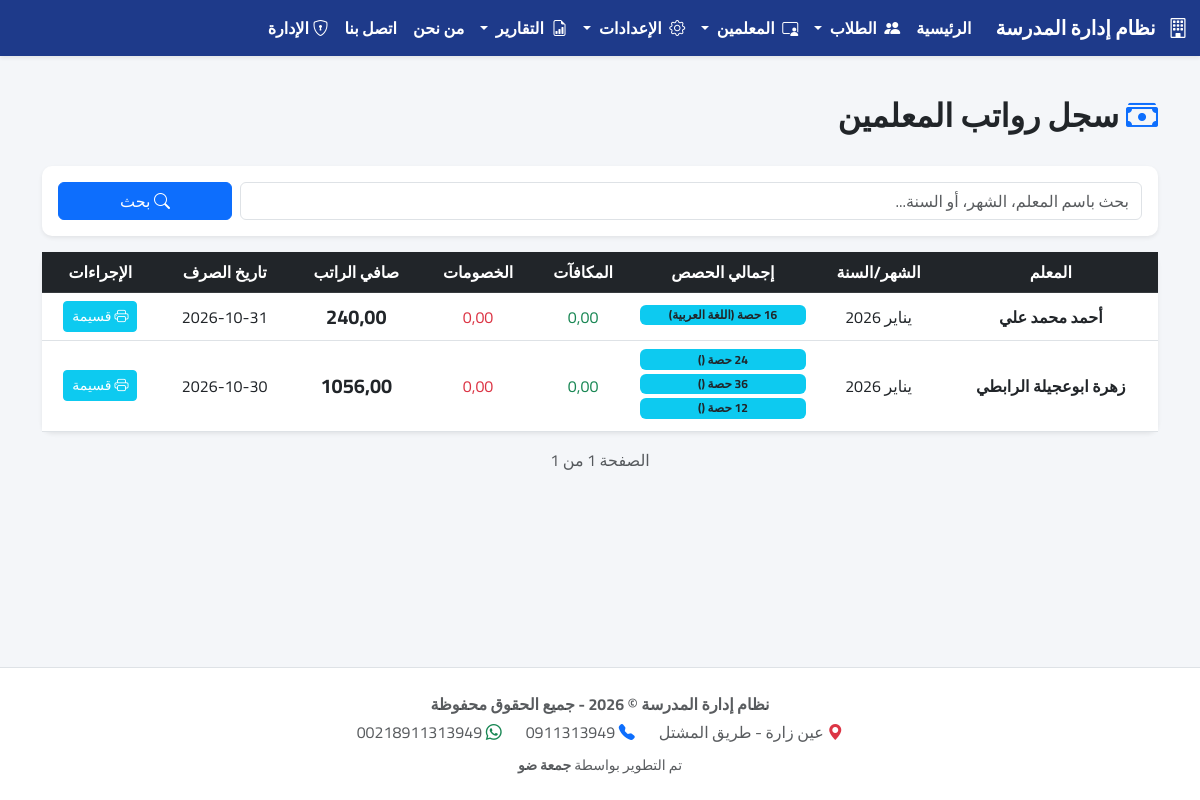
/salaries/, run on the app's committed database.
### academics/models.py (models this page shows, shortened)
class TeacherSalary(models.Model):
    MONTH_CHOICES = [
        ('يناير', 'يناير'), ('فبراير', 'فبراير'), ('مارس', 'مارس'),
        ('أبريل', 'أبريل'), ('مايو', 'مايو'), ('يونيو', 'يونيو'),
        ('يوليو', 'يوليو'), ('أغسطس', 'أغسطس'), ('سبتمبر', 'سبتمبر'),
        ('أكتوبر', 'أكتوبر'), ('نوفمبر', 'نوفمبر'), ('ديسمبر', 'ديسمبر'),
    ]
    YEAR_CHOICES = [(str(year), str(year)) for year in range(2020, 2031)]
    teacher = models.ForeignKey(Teacher, on_delete=models.CASCADE, related_name='salaries', verbose_name="المعلم")
    month = models.CharField(max_length=20, choices=MONTH_CHOICES, verbose_name="الشهر")
    year = models.CharField(max_length=4, choices=YEAR_CHOICES, default='2026', verbose_name="السنة")
    bonus = models.DecimalField(max_digits=10, decimal_places=2, default=0.00, verbose_name="مكافآت")
    deductions = models.DecimalField(max_digits=10, decimal_places=2, default=0.00, verbose_name="خصومات")
    note = models.CharField(max_length=250, blank=True, null=True, verbose_name="ملاحظات")
    paid_date = models.DateField(auto_now_add=True, verbose_name="تاريخ الصرف")
    class Meta:
        verbose_name = "راتب شهري"
        verbose_name_plural = "رواتب المعلمين"
        ordering = ['-year', '-paid_date']
    @property
    def total_classes_amount(self):
        try:
            return sum((item.total_amount for item in self.salary_items.all()), Decimal('0.00'))
        except Exception:
            return Decimal('0.00')
    @property
    def net_salary(self):
        try:
            return (self.total_classes_amount + self.bonus) - self.deductions
        except Exception:
            return Decimal('0.00')

class Teacher(models.Model):
    name = models.CharField(max_length=150, verbose_name="اسم المعلم")
    subject = models.CharField(max_length=100, verbose_name="التخصص/المادة")
    phone = models.CharField(max_length=20, verbose_name="رقم الهاتف", blank=True, null=True)
    bank_name = models.CharField(max_length=100, verbose_name="اسم المصرف", blank=True, null=True)
    bank_branch = models.CharField(max_length=100, verbose_name="الفرع", blank=True, null=True)
    account_number = models.CharField(max_length=50, verbose_name="رقم الحساب", blank=True, null=True)
    bank_account = models.CharField(max_length=50, verbose_name="رقم الآيبان (IBAN)", blank=True, null=True)
    account_holder = models.CharField(max_length=150, verbose_name="اسم صاحب الحساب (الرباعي)", blank=True, null=True)
    is_active = models.BooleanField(default=True, verbose_name="نشط")
    created_at = models.DateTimeField(auto_now_add=True, verbose_name="تاريخ التعيين", null=True, blank=True)
    class Meta:
        verbose_name = "معلم"
        verbose_name_plural = "المعلمين"

class SalaryItem(models.Model):
    salary = models.ForeignKey(TeacherSalary, on_delete=models.CASCADE, related_name='salary_items', verbose_name="سجل الراتب")
    pricing = models.ForeignKey(ClassPricing, on_delete=models.SET_NULL, null=True, blank=True, verbose_name="التسعير (الصف والمادة)")
    total_classes = models.PositiveIntegerField(default=0, verbose_name="عدد الحصص")
    hourly_rate = models.DecimalField(max_digits=10, decimal_places=2, verbose_name="سعر الحصة (د.ل)")
    @property
    def total_amount(self):
        try:
            return Decimal(self.total_classes) * self.hourly_rate
        except Exception:
            return Decimal('0.00')

class ClassPricing(models.Model):
    STAGE_CHOICES = [
        ('ابتدائي', 'ابتدائي'),
        ('إعدادي', 'إعدادي'),
        ('ثانوي', 'ثانوي'),
    ]
    stage = models.CharField(max_length=20, choices=STAGE_CHOICES, verbose_name="المرحلة")
    grade = models.ForeignKey(Grade, on_delete=models.CASCADE, verbose_name="الصف")
    subject = models.ForeignKey(Subject, on_delete=models.CASCADE, verbose_name="المادة")
    price_per_class = models.DecimalField(max_digits=10, decimal_places=2, verbose_name="سعر الحصة (د.ل)")
    class Meta:
        unique_together = ('stage', 'grade', 'subject')
        verbose_name = "تسعير حصة"
        verbose_name_plural = "جدول أسعار الحصص"

class Subject(models.Model):
    name = models.CharField(max_length=100, verbose_name="اسم المادة")
    grade = models.ForeignKey(Grade, on_delete=models.CASCADE, related_name='subjects', verbose_name="الصف")
    class Meta:
        verbose_name = "المادة"
        verbose_name_plural = "المواد"

### academics/views.py (the view)
# urls.py: path('salaries/', SalaryListView.as_view(), name='salary_list'),
class SalaryListView(TemplateView):
    template_name = 'academics/salary_list.html'
    def get_context_data(self, **kwargs):
        context = super().get_context_data(**kwargs)
        try:
            salaries_list = TeacherSalary.objects.all().order_by('-paid_date')
            search_query = self.request.GET.get('q', '').strip()
            if search_query:
                salaries_list = salaries_list.filter(
                    Q(teacher__name__icontains=search_query) |
                    Q(month__icontains=search_query) |
                    Q(year__icontains=search_query)
                )
            paginator = Paginator(salaries_list, 15)
            page_number = self.request.GET.get('page')
            page_obj = paginator.get_page(page_number)
            context['salaries'] = page_obj
            context['page_obj'] = page_obj
            context['search_query'] = search_query
        except Exception as e:
            messages.error(self.request, f"حدث خطأ: {str(e)}")
            context['salaries'] = []
        return context

### templates/academics/salary_list.html (shortened to what this page needs)
{% extends 'base.html' %}
{% block content %}
<div class="d-flex justify-content-between align-items-center mb-4 mt-3 no-print">
    <h2 class="fw-bold text-dark"><i class="bi bi-cash-stack text-primary"></i> سجل رواتب المعلمين</h2>
</div>
<div class="card shadow-sm border-0 mb-3 no-print">
    <div class="card-body">
        <form method="GET" class="row g-2 align-items-center">
            <div class="col-md-10">
                <input type="text" name="q" class="form-control" value="{{ search_query }}" placeholder="بحث باسم المعلم، الشهر، أو السنة...">
            </div>
            <div class="col-md-2">
                <button type="submit" class="btn btn-primary w-100"><i class="bi bi-search"></i> بحث</button>
            </div>
        </form>
    </div>
</div>
<div class="card shadow-sm border-0 d-none d-md-block">
    <div class="table-responsive">
        <table class="table table-hover text-center align-middle mb-0">
            <thead class="table-dark">
                <tr>
                    <th>المعلم</th>
                    <th>الشهر/السنة</th>
                    <th>إجمالي الحصص</th>
                    <th>المكافآت</th>
                    <th>الخصومات</th>
                    <th>صافي الراتب</th>
                    <th>تاريخ الصرف</th>
                    <th>الإجراءات</th>
                </tr>
            </thead>
            <tbody>
                {% for salary in salaries %}
                <tr>
                    <td class="fw-bold">{{ salary.teacher.name }}</td>
                    <td>{{ salary.month }} {{ salary.year }}</td>
                    <td>
                        {% for item in salary.salary_items.all %}
                            <span class="badge bg-info text-dark d-block mb-1">{{ item.total_classes }} حصة ({{ item.pricing.subject.name }})</span>
                        {% endfor %}
                    </td>
                    <td class="text-success">{{ salary.bonus|floatformat:2 }}</td>
                    <td class="text-danger">{{ salary.deductions|floatformat:2 }}</td>
                    <td class="fw-bold fs-5">{{ salary.net_salary|floatformat:2 }}</td>
                    <td>{{ salary.paid_date|date:"Y-m-d" }}</td>
                    <td>
                        <a href="{% url 'salary_payslip' salary.id %}" class="btn btn-sm btn-info text-white" title="طباعة القسيمة">
                            <i class="bi bi-printer"></i> قسيمة
                        </a>
                    </td>
                </tr>
                {% empty %}
                <tr>
                    <td colspan="8" class="text-muted py-4">لا توجد رواتب مسجلة تطابق بحثك.</td>
                </tr>
                {% endfor %}
            </tbody>
        </table>
    </div>
</div>
<div class="text-center text-muted mb-2 mt-3 no-print">
    الصفحة {{ page_obj.number }} من {{ page_obj.paginator.num_pages }}
</div>
{% endblock %}

### templates/base.html (style rules this page uses)
body { font-family: 'Cairo', sans-serif; background-color: #f4f6f9; min-height: 100vh; display: flex; flex-direction: column; }
.card { border-radius: 10px; }

### data on the page
TeacherSalary: teacher.name "أحمد محمد علي", month "يناير", year "2026", bonus "0,00", deductions "0,00", net_salary "240,00", paid_date "2026-10-31"
SalaryItem: total_classes "16", pricing.subject.name "اللغة العربية"
TeacherSalary: teacher.name "زهرة ابوعجيلة الرابطي", month "يناير", year "2026", bonus "0,00", deductions "0,00", net_salary "1056,00", paid_date "2026-10-30"
SalaryItem: total_classes "24"
SalaryItem: total_classes "36"
SalaryItem: total_classes "12"

### other printed values
{{ page_obj.paginator.num_pages }} "1"
